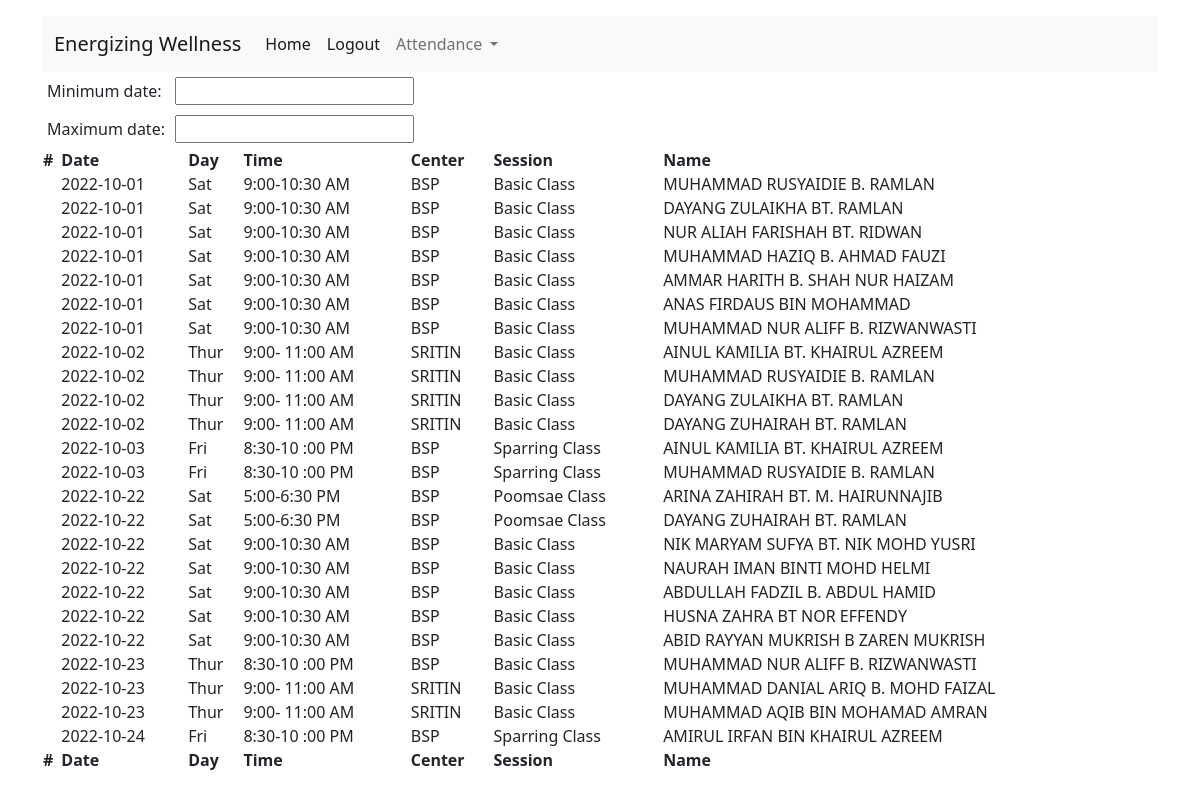
The app's page /club_admin/5.1_attendance_report/index.php (signed in) with its own data.
### tables this page shows
CREATE TABLE `student_1_attendence` (
  `attendence_id` int(11) NOT NULL,
  `attendence_date` date NOT NULL,
  `attendence_class_id` int(10) NOT NULL,
  `attendence_student_id` int(10) NOT NULL
);

CREATE TABLE `general_3_class` (
  `class_id` int(11) NOT NULL,
  `class_center_id` varchar(20) NOT NULL,
  `class_session_id` varchar(20) NOT NULL,
  `class_day` varchar(20) NOT NULL,
  `class_time` varchar(20) NOT NULL
);

CREATE TABLE `general_0_center` (
  `center_id` int(10) NOT NULL,
  `center_name` varchar(20) NOT NULL
);

CREATE TABLE `general_1_session` (
  `session_id` int(11) NOT NULL,
  `session_name` varchar(20) NOT NULL
);

CREATE TABLE `student_0_db` (
  `student_id` int(11) NOT NULL,
  `student_name` varchar(48) DEFAULT NULL,
  `student_ic` varchar(26) DEFAULT NULL,
  `student_grade` varchar(6) DEFAULT NULL,
  `student_center_id` varchar(3) DEFAULT NULL,
  `student_address` varchar(97) DEFAULT NULL,
  `student_tel_no` varchar(36) DEFAULT NULL,
  `student_email` varchar(46) DEFAULT NULL
);

### club_admin/5.1_attendance_report/includes/includes.5.1_attendance_report.php (called while the page is built, shortened)
<?php
require '../../dbh.class.php';
require 'classes/5.1_attendance_report.model.class.php';
$display_attendence_report_func = new ATTENDENCE_REPORT_VIEW();
?>

### dbh.class.php (called while the page is built)
<?php
class Dbh{
    private $host = "localhost";
    private $user = "root";
    private $pwd = "";
    private $dbName = "ewtkd";
    protected function connect(){
        $dsn = 'mysql: host='. $this->host . ';dbname=' .$this->dbName;
        $pdo = new PDO($dsn , $this->user , $this->pwd);
        $pdo->setAttribute(PDO::ATTR_DEFAULT_FETCH_MODE , PDO::FETCH_ASSOC);
        return $pdo;
    }
}
?>

### club_admin/5.1_attendance_report/classes/5.1_attendance_report.view.class.php (called while the page is built)
<?php
class ATTENDENCE_REPORT_VIEW extends ATTENDENCE_REPORT_MODEL{
   public function v_display_attendence_report_func(){
       $this->m_display_attendence_report_func();
   }
}
?>

### club_admin/5.1_attendance_report/classes/5.1_attendance_report.model.class.php (the view, shortened to what this page needs)
<?php
class ATTENDENCE_REPORT_MODEL extends Dbh{
    public function m_display_attendence_report_func(){
        $sql = "SELECT
        student_1_attendence.* , general_3_class.* , general_0_center.*,general_1_session.*,student_0_db.*
        FROM
        student_1_attendence
        JOIN
        general_3_class
        ON
        student_1_attendence.attendence_class_id = general_3_class.class_id
        JOIN
        general_0_center
        ON
        general_3_class.class_center_id = general_0_center.center_id
        JOIN
        general_1_session
        ON
        general_3_class.class_session_id = general_1_session.session_id
        JOIN
        student_0_db
        ON
        student_1_attendence.attendence_student_id = student_0_db.student_id
        ";
        $stmt = $this->connect()->query($sql);
        while($row = $stmt->fetch()){
         echo
         "<tr>".
         "<td>".""."</td>".
         "<td>".$row["attendence_date"]."</td>".
         "<td>".$row["class_day"]."</td>".
         "<td>".$row["class_time"]."</td>".
         "<td>".$row["center_name"]."</td>".
         "<td>".$row["session_name"]."</td>".
         "<td>".$row["student_name"]."</td>".
         "</tr>";
        }
    }
}
?>

### club_admin/5.1_attendance_report/index.php (shortened to what this page needs)
<?php
if(isset($_SESSION["admin"])=="admin"){
    require 'includes/includes.5.1_attendance_report.php';
    ?>
<html>
<head>
    <link href="https://cdn.jsdelivr.net/npm/bootstrap@5.0.2/dist/css/bootstrap.min.css" rel="stylesheet"
 />
    <link rel="stylesheet" href="https://cdn.datatables.net/1.12.1/css/jquery.dataTables.min.css">
    <link rel="stylesheet" href="https://cdn.datatables.net/datetime/1.1.2/css/dataTables.dateTime.min.css">
</head>
<body>
    <div class="container">
        <nav class="navbar navbar-expand-lg navbar-light bg-light" style="margin-top: 1rem">
            <div class="container-fluid">
                <a class="navbar-brand" href="#">Energizing Wellness</a>
                <div class="collapse navbar-collapse" id="navbarSupportedContent">
                    <ul class="navbar-nav me-auto mb-2 mb-lg-0">
                        <li class="nav-item">
                            <a class="nav-link active" onclick="test()" aria-current="page" href="../">Home</a>
                        </li>
                        <li class="nav-item">
                            <a class="nav-link active" onclick="logout()" aria-current="page"
                                href="../logout">Logout</a>
                        </li>
                        <li class="nav-item dropdown">
                            <a class="nav-link dropdown-toggle" href="#" id="navbarDropdownAttendance" role="button"
                                data-bs-toggle="dropdown" aria-expanded="false">
                                Attendance
                            </a>
                        </li>
                    </ul>
                </div>
            </div>
        </nav>
        <div id="table">
            <table border="0" cellspacing="5" cellpadding="5">
                <tbody>
                    <tr>
                        <td>Minimum date:</td>
                        <td><input type="text" id="min" name="min"></td>
                    </tr>
                    <tr>
                        <td>Maximum date:</td>
                        <td><input type="text" id="max" name="max"></td>
                    </tr>
                </tbody>
            </table>
            <table id="example" class="display nowrap" style="width:100%">
                <thead>
                    <tr>
                        <th>#</th>
                        <th>Date</th>
                        <th>Day</th>
                        <th>Time</th>
                        <th>Center</th>
                        <th>Session</th>
                        <th>Name</th>
                    </tr>
                </thead>
                <tbody>
                    <?php echo $display_attendence_report_func->v_display_attendence_report_func();?>
                </tbody>
                <tfoot>
                    <tr>
                        <th>#</th>
                        <th>Date</th>
                        <th>Day</th>
                        <th>Time</th>
                        <th>Center</th>
                        <th>Session</th>
                        <th>Name</th>
                    </tr>
                </tfoot>
            </table>
        </div>
    </div>
</body>
</html>
<?php
}
else header('Location:../../');
?>

### records on screen
student_1_attendence: attendence_date "2022-10-01", general_3_class.class_day "Sat", general_3_class.class_time "9:00-10:30 AM", general_0_center.center_name "BSP", general_1_session.session_name "Basic Class", student_0_db.student_name "MUHAMMAD RUSYAIDIE B. RAMLAN"
student_1_attendence: attendence_date "2022-10-01", general_3_class.class_day "Sat", general_3_class.class_time "9:00-10:30 AM", general_0_center.center_name "BSP", general_1_session.session_name "Basic Class", student_0_db.student_name "DAYANG ZULAIKHA BT. RAMLAN"
student_1_attendence: attendence_date "2022-10-01", general_3_class.class_day "Sat", general_3_class.class_time "9:00-10:30 AM", general_0_center.center_name "BSP", general_1_session.session_name "Basic Class", student_0_db.student_name "NUR ALIAH FARISHAH BT. RIDWAN"
student_1_attendence: attendence_date "2022-10-01", general_3_class.class_day "Sat", general_3_class.class_time "9:00-10:30 AM", general_0_center.center_name "BSP", general_1_session.session_name "Basic Class", student_0_db.student_name "MUHAMMAD HAZIQ B. AHMAD FAUZI"
student_1_attendence: attendence_date "2022-10-01", general_3_class.class_day "Sat", general_3_class.class_time "9:00-10:30 AM", general_0_center.center_name "BSP", general_1_session.session_name "Basic Class", student_0_db.student_name "AMMAR HARITH B. SHAH NUR HAIZAM"
student_1_attendence: attendence_date "2022-10-01", general_3_class.class_day "Sat", general_3_class.class_time "9:00-10:30 AM", general_0_center.center_name "BSP", general_1_session.session_name "Basic Class", student_0_db.student_name "ANAS FIRDAUS BIN MOHAMMAD"
student_1_attendence: attendence_date "2022-10-01", general_3_class.class_day "Sat", general_3_class.class_time "9:00-10:30 AM", general_0_center.center_name "BSP", general_1_session.session_name "Basic Class", student_0_db.student_name "MUHAMMAD NUR ALIFF B. RIZWANWASTI"
student_1_attendence: attendence_date "2022-10-02", general_3_class.class_day "Thur", general_3_class.class_time "9:00- 11:00 AM", general_0_center.center_name "SRITIN", general_1_session.session_name "Basic Class", student_0_db.student_name "AINUL KAMILIA BT. KHAIRUL AZREEM"
student_1_attendence: attendence_date "2022-10-02", general_3_class.class_day "Thur", general_3_class.class_time "9:00- 11:00 AM", general_0_center.center_name "SRITIN", general_1_session.session_name "Basic Class", student_0_db.student_name "MUHAMMAD RUSYAIDIE B. RAMLAN"
student_1_attendence: attendence_date "2022-10-02", general_3_class.class_day "Thur", general_3_class.class_time "9:00- 11:00 AM", general_0_center.center_name "SRITIN", general_1_session.session_name "Basic Class", student_0_db.student_name "DAYANG ZULAIKHA BT. RAMLAN"
student_1_attendence: attendence_date "2022-10-02", general_3_class.class_day "Thur", general_3_class.class_time "9:00- 11:00 AM", general_0_center.center_name "SRITIN", general_1_session.session_name "Basic Class", student_0_db.student_name "DAYANG ZUHAIRAH BT. RAMLAN"
student_1_attendence: attendence_date "2022-10-03", general_3_class.class_day "Fri", general_3_class.class_time "8:30-10 :00 PM", general_0_center.center_name "BSP", general_1_session.session_name "Sparring Class", student_0_db.student_name "AINUL KAMILIA BT. KHAIRUL AZREEM"
student_1_attendence: attendence_date "2022-10-03", general_3_class.class_day "Fri", general_3_class.class_time "8:30-10 :00 PM", general_0_center.center_name "BSP", general_1_session.session_name "Sparring Class", student_0_db.student_name "MUHAMMAD RUSYAIDIE B. RAMLAN"
student_1_attendence: attendence_date "2022-10-22", general_3_class.class_day "Sat", general_3_class.class_time "5:00-6:30 PM", general_0_center.center_name "BSP", general_1_session.session_name "Poomsae Class", student_0_db.student_name "ARINA ZAHIRAH BT. M. HAIRUNNAJIB"
student_1_attendence: attendence_date "2022-10-22", general_3_class.class_day "Sat", general_3_class.class_time "5:00-6:30 PM", general_0_center.center_name "BSP", general_1_session.session_name "Poomsae Class", student_0_db.student_name "DAYANG ZUHAIRAH BT. RAMLAN"
student_1_attendence: attendence_date "2022-10-22", general_3_class.class_day "Sat", general_3_class.class_time "9:00-10:30 AM", general_0_center.center_name "BSP", general_1_session.session_name "Basic Class", student_0_db.student_name "NIK MARYAM SUFYA BT. NIK MOHD YUSRI"
student_1_attendence: attendence_date "2022-10-22", general_3_class.class_day "Sat", general_3_class.class_time "9:00-10:30 AM", general_0_center.center_name "BSP", general_1_session.session_name "Basic Class", student_0_db.student_name "NAURAH IMAN BINTI MOHD HELMI"
student_1_attendence: attendence_date "2022-10-22", general_3_class.class_day "Sat", general_3_class.class_time "9:00-10:30 AM", general_0_center.center_name "BSP", general_1_session.session_name "Basic Class", student_0_db.student_name "ABDULLAH FADZIL B. ABDUL HAMID"
student_1_attendence: attendence_date "2022-10-22", general_3_class.class_day "Sat", general_3_class.class_time "9:00-10:30 AM", general_0_center.center_name "BSP", general_1_session.session_name "Basic Class", student_0_db.student_name "HUSNA ZAHRA BT NOR EFFENDY"
student_1_attendence: attendence_date "2022-10-22", general_3_class.class_day "Sat", general_3_class.class_time "9:00-10:30 AM", general_0_center.center_name "BSP", general_1_session.session_name "Basic Class", student_0_db.student_name "ABID RAYYAN MUKRISH B ZAREN MUKRISH"
student_1_attendence: attendence_date "2022-10-23", general_3_class.class_day "Thur", general_3_class.class_time "8:30-10 :00 PM", general_0_center.center_name "BSP", general_1_session.session_name "Basic Class", student_0_db.student_name "MUHAMMAD NUR ALIFF B. RIZWANWASTI"
student_1_attendence: attendence_date "2022-10-23", general_3_class.class_day "Thur", general_3_class.class_time "9:00- 11:00 AM", general_0_center.center_name "SRITIN", general_1_session.session_name "Basic Class", student_0_db.student_name "MUHAMMAD DANIAL ARIQ B. MOHD FAIZAL"
student_1_attendence: attendence_date "2022-10-23", general_3_class.class_day "Thur", general_3_class.class_time "9:00- 11:00 AM", general_0_center.center_name "SRITIN", general_1_session.session_name "Basic Class", student_0_db.student_name "MUHAMMAD AQIB BIN MOHAMAD AMRAN"
student_1_attendence: attendence_date "2022-10-24", general_3_class.class_day "Fri", general_3_class.class_time "8:30-10 :00 PM", general_0_center.center_name "BSP", general_1_session.session_name "Sparring Class", student_0_db.student_name "AMIRUL IRFAN BIN KHAIRUL AZREEM"
